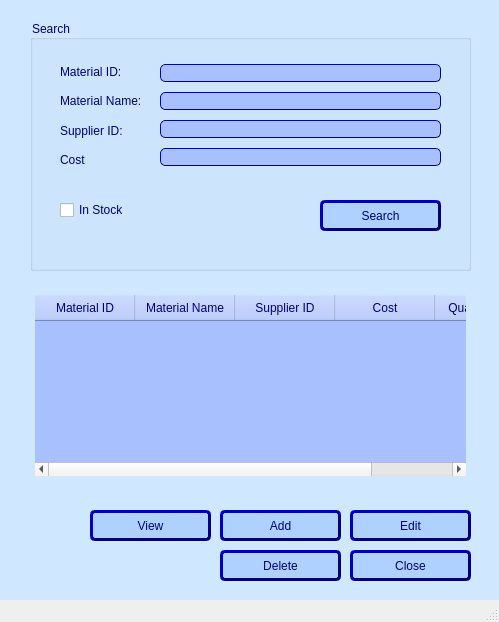
<?xml version="1.0" encoding="UTF-8"?>
<ui version="4.0">
 <class>MainWindow</class>
 <widget class="QMainWindow" name="MainWindow">
  <property name="geometry">
   <rect>
    <x>0</x>
    <y>0</y>
    <width>499</width>
    <height>622</height>
   </rect>
  </property>
  <property name="windowTitle">
   <string>MainWindow</string>
  </property>
  <widget class="QWidget" name="centralwidget">
   <widget class="QTableWidget" name="booksTableWidget">
    <property name="geometry">
     <rect>
      <x>30</x>
      <y>290</y>
      <width>441</width>
      <height>191</height>
     </rect>
    </property>
    <property name="styleSheet">
     <string notr="true">QTableWidget {
    background-color: rgb(169, 192, 255);
   alternate-background-color: #e0e0e0;
   selection-background-color: #4CAF50;
	border:  rgb(0, 0, 127);; /* Border color around the table */
    margin: 5px; /* Set the margin size */
	font: 8pt &quot;Comic Sans MS&quot;;
    color: rgb(0, 0, 127);
}

QTableWidget::item {
    font: 8pt &quot;Comic Sans MS&quot;;
    color: rgb(0, 0, 127);
	
}


QHeaderView::section {
    background-color:  rgb(169, 192, 255); /* Header background color */
    color: rgb(0, 0, 127); /* Header text color */
    padding: 4px; /* Header padding */
	font: 8pt &quot;Comic Sans MS&quot;;
}

QTableWidget::item:selected {
    background-color: rgb(0, 0, 127) /* Background color for selected items */
    color: white; /* Text color for selected items */
}
</string>
    </property>
    <column>
     <property name="text">
      <string>Material ID</string>
     </property>
    </column>
    <column>
     <property name="text">
      <string>Material Name</string>
     </property>
    </column>
    <column>
     <property name="text">
      <string>Supplier ID</string>
     </property>
    </column>
    <column>
     <property name="text">
      <string>Cost</string>
     </property>
    </column>
    <column>
     <property name="text">
      <string>Quality Metric</string>
     </property>
    </column>
   </widget>
   <widget class="QPushButton" name="deleteButton">
    <property name="geometry">
     <rect>
      <x>220</x>
      <y>550</y>
      <width>121</width>
      <height>31</height>
     </rect>
    </property>
    <property name="styleSheet">
     <string notr="true">background-color: rgb(174, 209, 255);
font: 10pt &quot;Comic Sans MS&quot;;
color: #00007f;
border-style: outset;
border-width: 3px;
border-radius: 5px;
border-color: #00007f;
</string>
    </property>
    <property name="text">
     <string>Delete</string>
    </property>
   </widget>
   <widget class="QGroupBox" name="searched">
    <property name="geometry">
     <rect>
      <x>30</x>
      <y>20</y>
      <width>441</width>
      <height>251</height>
     </rect>
    </property>
    <property name="styleSheet">
     <string notr="true">font: 8pt &quot;Comic Sans MS&quot;;
color:rgb(0, 0, 127)
</string>
    </property>
    <property name="title">
     <string>Search</string>
    </property>
    <widget class="QCheckBox" name="issueCheck">
     <property name="geometry">
      <rect>
       <x>30</x>
       <y>180</y>
       <width>71</width>
       <height>20</height>
      </rect>
     </property>
     <property name="text">
      <string>In Stock</string>
     </property>
    </widget>
    <widget class="QPushButton" name="searchButton">
     <property name="geometry">
      <rect>
       <x>290</x>
       <y>180</y>
       <width>121</width>
       <height>31</height>
      </rect>
     </property>
     <property name="styleSheet">
      <string notr="true">background-color: rgb(174, 209, 255);
font: 10pt &quot;Comic Sans MS&quot;;
color: #00007f;
border-style: outset;
border-width: 3px;
border-radius: 5px;
border-color: #00007f;
</string>
     </property>
     <property name="text">
      <string>Search</string>
     </property>
    </widget>
    <widget class="QWidget" name="layoutWidget">
     <property name="geometry">
      <rect>
       <x>30</x>
       <y>40</y>
       <width>90</width>
       <height>111</height>
      </rect>
     </property>
     <layout class="QVBoxLayout" name="verticalLayout">
      <item>
       <widget class="QLabel" name="label">
        <property name="text">
         <string>Material ID:</string>
        </property>
       </widget>
      </item>
      <item>
       <widget class="QLabel" name="label_2">
        <property name="text">
         <string>Material Name:</string>
        </property>
       </widget>
      </item>
      <item>
       <widget class="QLabel" name="label_3">
        <property name="text">
         <string>Supplier ID:</string>
        </property>
       </widget>
      </item>
      <item>
       <widget class="QLabel" name="label_4">
        <property name="text">
         <string>Cost</string>
        </property>
       </widget>
      </item>
     </layout>
    </widget>
    <widget class="QWidget" name="layoutWidget">
     <property name="geometry">
      <rect>
       <x>130</x>
       <y>40</y>
       <width>281</width>
       <height>111</height>
      </rect>
     </property>
     <layout class="QVBoxLayout" name="verticalLayout_2">
      <item>
       <widget class="QLineEdit" name="mat_id">
        <property name="styleSheet">
         <string notr="true">background-color: rgb(169, 192, 255);
border-style: outset;
border-width: 1px;
border-radius: 5px;
border-color: #00007f;</string>
        </property>
        <property name="text">
         <string/>
        </property>
       </widget>
      </item>
      <item>
       <widget class="QLineEdit" name="mat_name">
        <property name="styleSheet">
         <string notr="true">background-color: rgb(169, 192, 255);
border-style: outset;
border-width: 1px;
border-radius: 5px;
border-color: #00007f;</string>
        </property>
        <property name="text">
         <string/>
        </property>
       </widget>
      </item>
      <item>
       <widget class="QLineEdit" name="supp_id">
        <property name="styleSheet">
         <string notr="true">background-color: rgb(169, 192, 255);
border-style: outset;
border-width: 1px;
border-radius: 5px;
border-color: #00007f;</string>
        </property>
        <property name="text">
         <string/>
        </property>
       </widget>
      </item>
      <item>
       <widget class="QLineEdit" name="cost">
        <property name="styleSheet">
         <string notr="true">background-color: rgb(169, 192, 255);
border-style: outset;
border-width: 1px;
border-radius: 5px;
border-color: #00007f;</string>
        </property>
        <property name="text">
         <string/>
        </property>
       </widget>
      </item>
     </layout>
    </widget>
   </widget>
   <widget class="QPushButton" name="closeButton">
    <property name="geometry">
     <rect>
      <x>350</x>
      <y>550</y>
      <width>121</width>
      <height>31</height>
     </rect>
    </property>
    <property name="styleSheet">
     <string notr="true">background-color: rgb(174, 209, 255);
font: 10pt &quot;Comic Sans MS&quot;;
color: #00007f;
border-style: outset;
border-width: 3px;
border-radius: 5px;
border-color: #00007f;
</string>
    </property>
    <property name="text">
     <string>Close</string>
    </property>
   </widget>
   <widget class="QPushButton" name="viewButton_2">
    <property name="geometry">
     <rect>
      <x>220</x>
      <y>510</y>
      <width>121</width>
      <height>31</height>
     </rect>
    </property>
    <property name="styleSheet">
     <string notr="true">background-color: rgb(174, 209, 255);
font: 10pt &quot;Comic Sans MS&quot;;
color: #00007f;
border-style: outset;
border-width: 3px;
border-radius: 5px;
border-color: #00007f;
</string>
    </property>
    <property name="text">
     <string>Add</string>
    </property>
   </widget>
   <widget class="QPushButton" name="viewButton">
    <property name="geometry">
     <rect>
      <x>90</x>
      <y>510</y>
      <width>121</width>
      <height>31</height>
     </rect>
    </property>
    <property name="styleSheet">
     <string notr="true">background-color: rgb(174, 209, 255);
font: 10pt &quot;Comic Sans MS&quot;;
color: #00007f;
border-style: outset;
border-width: 3px;
border-radius: 5px;
border-color: #00007f;
</string>
    </property>
    <property name="text">
     <string>View</string>
    </property>
   </widget>
   <widget class="QPushButton" name="viewButton_3">
    <property name="geometry">
     <rect>
      <x>350</x>
      <y>510</y>
      <width>121</width>
      <height>31</height>
     </rect>
    </property>
    <property name="styleSheet">
     <string notr="true">background-color: rgb(174, 209, 255);
font: 10pt &quot;Comic Sans MS&quot;;
color: #00007f;
border-style: outset;
border-width: 3px;
border-radius: 5px;
border-color: #00007f;
</string>
    </property>
    <property name="text">
     <string>Edit</string>
    </property>
   </widget>
   <widget class="QLabel" name="label_5">
    <property name="geometry">
     <rect>
      <x>-10</x>
      <y>-10</y>
      <width>831</width>
      <height>691</height>
     </rect>
    </property>
    <property name="autoFillBackground">
     <bool>false</bool>
    </property>
    <property name="styleSheet">
     <string notr="true">

background-color: rgb(207, 232, 255);
</string>
    </property>
    <property name="frameShape">
     <enum>QFrame::Panel</enum>
    </property>
    <property name="text">
     <string/>
    </property>
   </widget>
   <zorder>label_5</zorder>
   <zorder>booksTableWidget</zorder>
   <zorder>deleteButton</zorder>
   <zorder>searched</zorder>
   <zorder>closeButton</zorder>
   <zorder>viewButton_2</zorder>
   <zorder>viewButton</zorder>
   <zorder>viewButton_3</zorder>
  </widget>
  <widget class="QMenuBar" name="menubar">
   <property name="geometry">
    <rect>
     <x>0</x>
     <y>0</y>
     <width>499</width>
     <height>18</height>
    </rect>
   </property>
  </widget>
  <widget class="QStatusBar" name="statusbar"/>
 </widget>
 <resources/>
 <connections/>
</ui>
